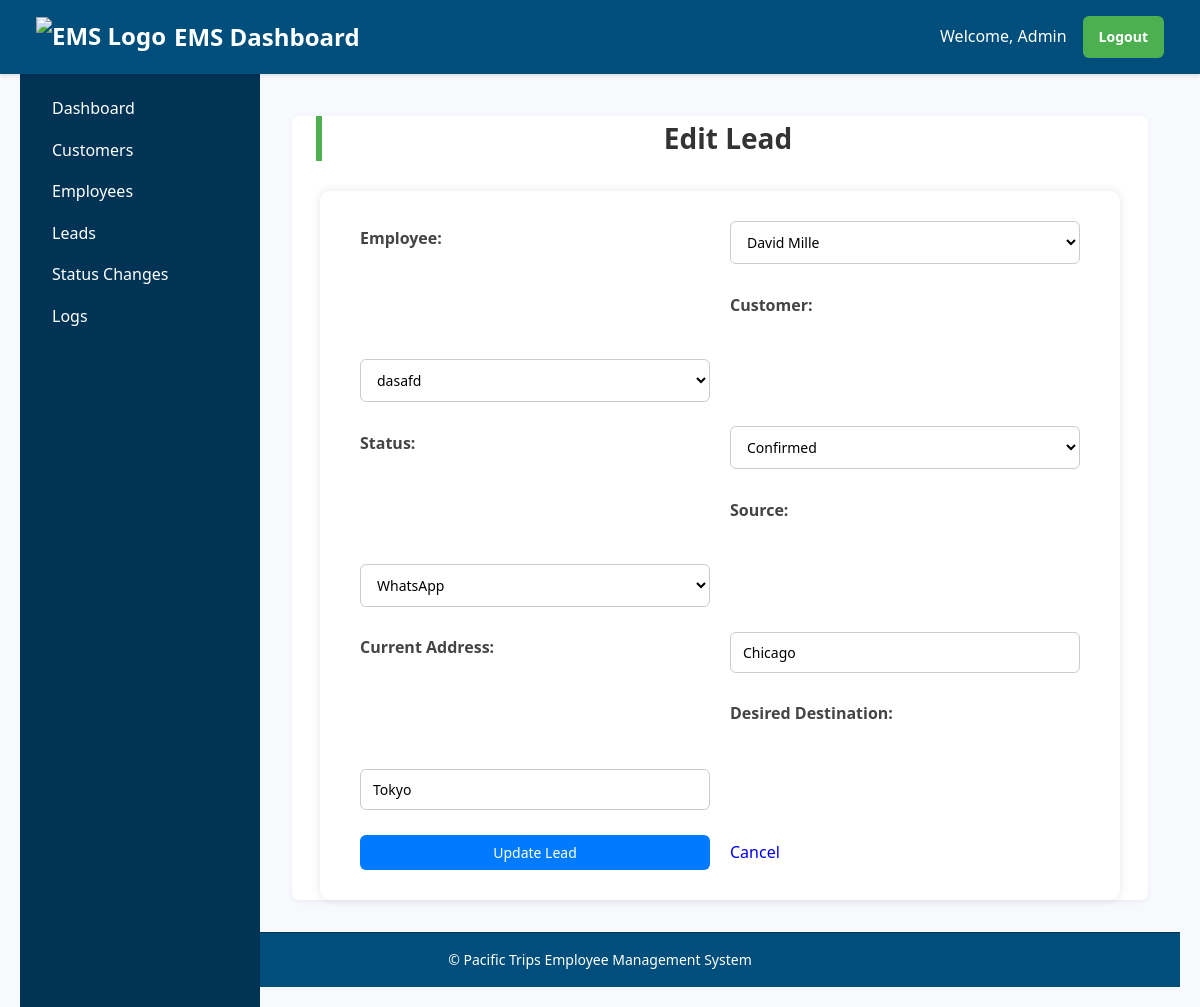
The app's page /leads/edit/452993a9 (signed in), older data.
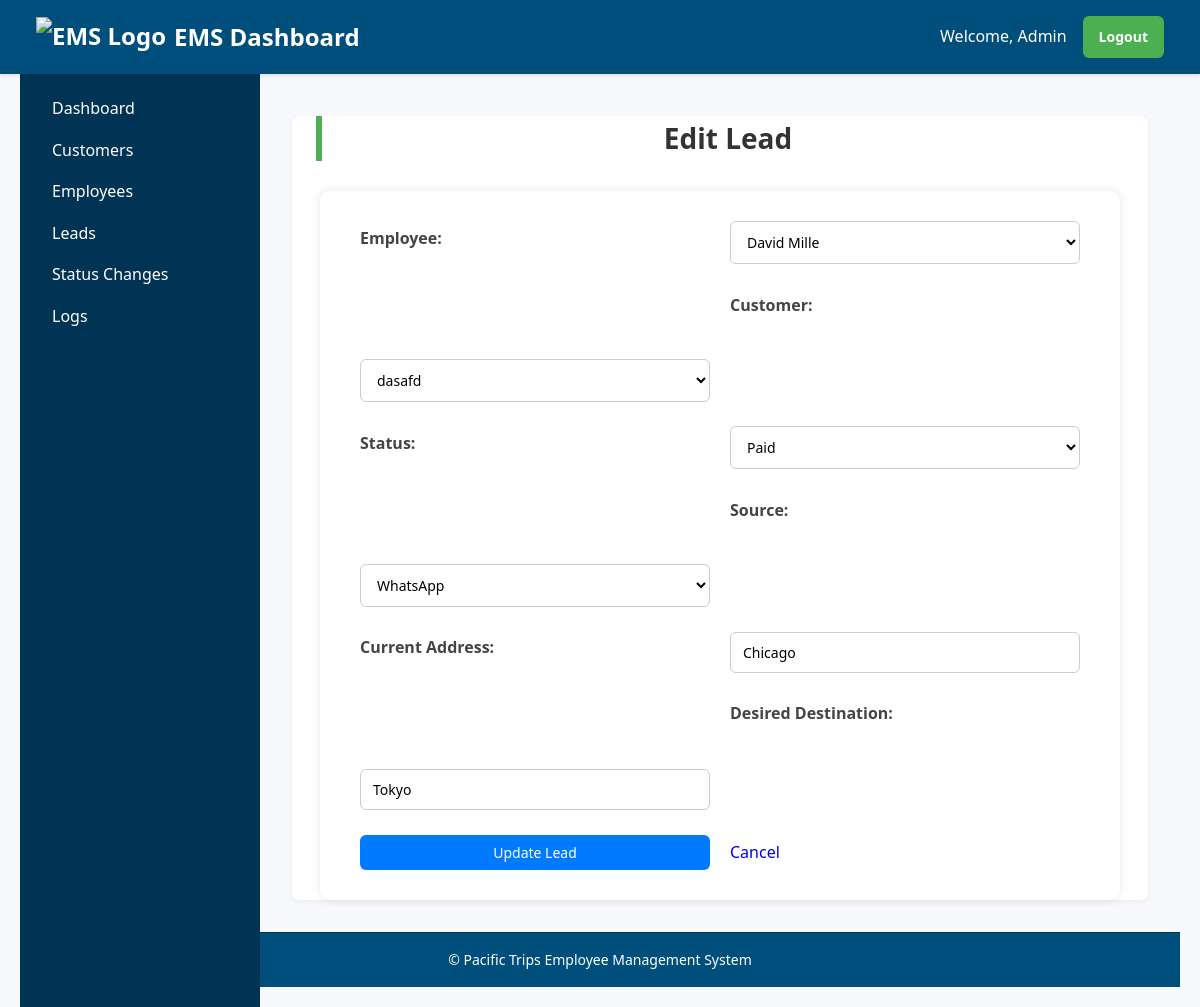
The same page, newer data.
### tables this page shows
CREATE TABLE leads (
    employeeLeadId TEXT PRIMARY KEY,
    employeeId TEXT NOT NULL,
    employeeName TEXT NOT NULL,
    employeeContactNo TEXT NOT NULL,
    customerName TEXT NOT NULL,
    customerId TEXT NOT NULL,
    customerContactNo TEXT NOT NULL,
    currentAddress TEXT NOT NULL,
    desiredDestination TEXT NOT NULL,
    status TEXT NOT NULL CHECK (status IN ('Pending', 'Contacted', 'Lost', 'Willing', 'Paid', 'Refund', 'Confirmed')),
    source TEXT NOT NULL CHECK (source IN ('Facebook', 'WhatsApp', 'Reference', 'TikTok', 'Other')),
    createdAt TEXT DEFAULT CURRENT_TIMESTAMP,
    updatedAt TEXT DEFAULT CURRENT_TIMESTAMP, amountClosed REAL DEFAULT 0,
    FOREIGN KEY (employeeId) REFERENCES employees(empId),
    FOREIGN KEY (customerId) REFERENCES customers(customerId)
);

CREATE TABLE employees (
    empId TEXT PRIMARY KEY,
    empName TEXT NOT NULL,
    phoneNo TEXT,
    targetAmount REAL NOT NULL CHECK (targetAmount >= 0),
    achievedAmount REAL NOT NULL CHECK (achievedAmount >= 0),
    createdAt TEXT DEFAULT CURRENT_TIMESTAMP,
    updatedAt TEXT DEFAULT CURRENT_TIMESTAMP
);

CREATE TABLE customers (
    customerId TEXT PRIMARY KEY,
    customerName TEXT NOT NULL,
    phone TEXT NOT NULL,
    source TEXT NOT NULL,
    currentLocation TEXT NOT NULL,
    desiredDestination TEXT NOT NULL,
    dateOfArrival TEXT,
    createdAt TEXT DEFAULT CURRENT_TIMESTAMP,
    updatedAt TEXT DEFAULT CURRENT_TIMESTAMP
, status TEXT);

### app.py (the view)
    def wrap(*args, **kwargs):
        if 'user_id' not in session:
            flash('Please login first.', 'danger')
            return redirect(url_for('login'))
        if session.get('role') != 'admin':
            flash('Admin access required.', 'danger')
            return redirect(url_for('index'))
        return f(*args, **kwargs)

### app.py (called while the page is built)
def get_db_connection():
    conn = sqlite3.connect(DATABASE, timeout=10)
    conn.row_factory = sqlite3.Row
    conn.execute("PRAGMA journal_mode=WAL")
    return conn

def get_all_employees():
    with closing(get_db_connection()) as conn:
        with closing(conn.cursor()) as cursor:
            cursor.execute("SELECT empId, empName FROM employees")
            return cursor.fetchall()

def get_all_customers():
    with closing(get_db_connection()) as conn:
        with closing(conn.cursor()) as cursor:
            cursor.execute("SELECT customerId, customerName FROM customers")
            return cursor.fetchall()

def admin_required(f):
    def wrap(*args, **kwargs):
        if 'user_id' not in session:
            flash('Please login first.', 'danger')
            return redirect(url_for('login'))
        if session.get('role') != 'admin':
            flash('Admin access required.', 'danger')
            return redirect(url_for('index'))
        return f(*args, **kwargs)
    wrap.__name__ = f.__name__
    return wrap

### templates/edit_lead.html (shortened to what this page needs)
{% extends "base.html" %}
{% block content %}
<h2>Edit Lead</h2>
<form method="POST" id="leadForm">
    <label for="employeeId">Employee:</label>
    <select name="employeeId" required>
        {% for emp in employees %}
        <option value="{{ emp.empId }}" {% if emp.empId==lead.employeeId %}selected{% endif %}>
            {{ emp.empName }}
        </option>
        {% endfor %}
    </select><br><br>
    <label for="customerId">Customer:</label>
    <select name="customerId" required>
        {% for cust in customers %}
        <option value="{{ cust.customerId }}" {% if cust.customerId==lead.customerId %}selected{% endif %}>
            {{ cust.customerName }}
        </option>
        {% endfor %}
    </select><br><br>
    <label for="status">Status:</label>
    <select name="status" id="status" required onchange="checkStatusChange()">
        {% for s in ['Pending', 'Contacted', 'Lost', 'Willing', 'Paid', 'Refund', 'Confirmed'] %}
        <option value="{{ s }}" {% if s==lead.status %}selected{% endif %}>{{ s }}</option>
        {% endfor %}
    </select><br><br>
    <label for="source">Source:</label>
    <select name="source" required>
        {% for s in ['Facebook', 'WhatsApp', 'Reference', 'TikTok', 'Other'] %}
        <option value="{{ s }}" {% if s==lead.source %}selected{% endif %}>{{ s }}</option>
        {% endfor %}
    </select><br><br>
    <label for="currentAddress">Current Address:</label>
    <input type="text" name="currentAddress" value="{{ lead.currentAddress }}" required><br><br>
    <label for="desiredDestination">Desired Destination:</label>
    <input type="text" name="desiredDestination" value="{{ lead.desiredDestination }}" required><br><br>
    <button type="submit">Update Lead</button>
    <a href="{{ url_for('leads') }}">Cancel</a>
</form>
{% endblock %}

Row changes from the older to the newer data that the page shows:
changed leads "WhatsApp": status "Confirmed" → "Paid"
